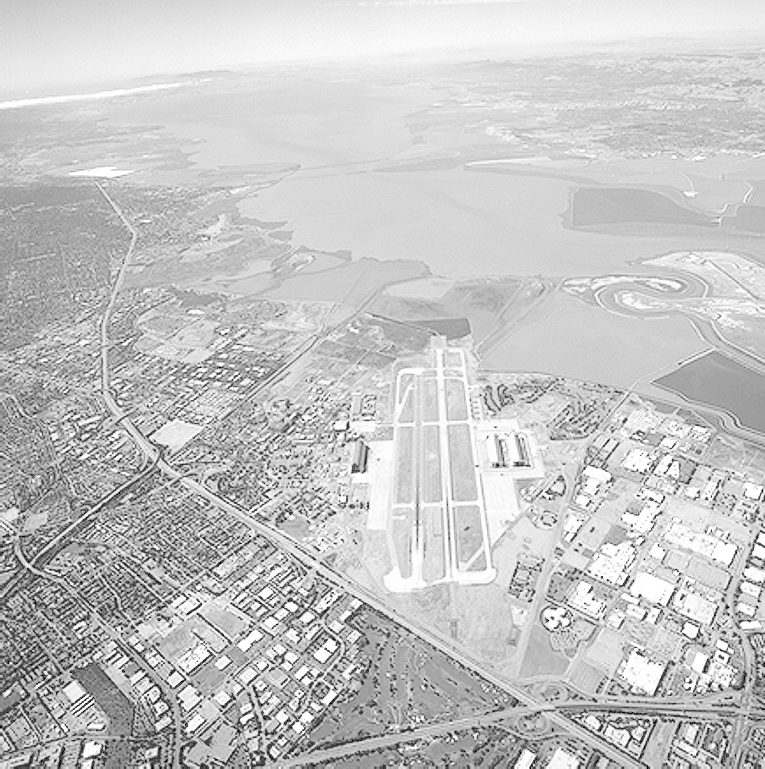
#> input picture images/runway.png, 765 x 769 px
$ python q3.py
#> lines starting #> are read from the running program, lines starting #| are printed output that depends on the picture
#> further down, img is the input picture: shape (769, 765); min 0, max 255, mean 197.1
import cv2
import numpy as np
import os
import matplotlib.pyplot as plt

# Paths (as per your structure)
BASE_DIR = os.path.dirname(os.path.dirname(__file__))
IMG_PATH = os.path.join(BASE_DIR, "images", "runway.png")
OUT_DIR = os.path.join(BASE_DIR, "outputs", "q3")

os.makedirs(OUT_DIR, exist_ok=True)

def histogram_equalization(img):
    # Flatten image
    flat = img.flatten()

    # Step 1: Histogram
    hist = np.bincount(flat, minlength=256)
#> hist = 256 values, max 15137 at index 213, min 0 at index 1, mean 2298

    # Step 2: Normalize histogram (PDF)
    pdf = hist / np.sum(hist)
#> pdf = 256 values, max 0.0257 at index 213, min 0 at index 1, mean 0.00391

    # Step 3: Cumulative Distribution Function (CDF)
    cdf = np.cumsum(pdf)
#> cdf = 256 values from 0.00149 to 1

    # Step 4: Mapping (scale to [0,255])
    cdf_scaled = np.round(cdf * 255).astype(np.uint8)
#> cdf_scaled = 256 values from 0 to 255

    # Step 5: Map original pixels
    equalized = cdf_scaled[flat]

    # Reshape back to image
    equalized_img = equalized.reshape(img.shape)
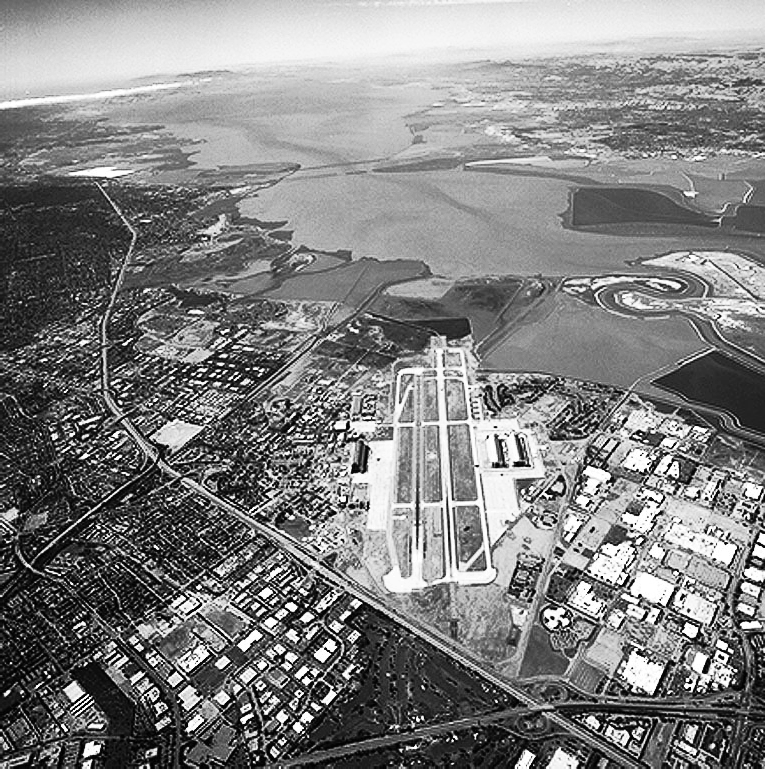
#> equalized_img: shape (769, 765); min 0, max 255, mean 128.8

    return equalized_img, hist, cdf

# Read image (grayscale)
img = cv2.imread(IMG_PATH, cv2.IMREAD_GRAYSCALE)

# Apply custom histogram equalization
eq_img, hist, cdf = histogram_equalization(img)
#> cdf = 256 values from 0.00149 to 1

# Save outputs
cv2.imwrite(os.path.join(OUT_DIR, "original.png"), img)
cv2.imwrite(os.path.join(OUT_DIR, "equalized.png"), eq_img)

# Plot histograms
plt.figure()
plt.hist(img.ravel(), bins=256)
plt.title("Original Histogram")
plt.savefig(os.path.join(OUT_DIR, "hist_original.png"))
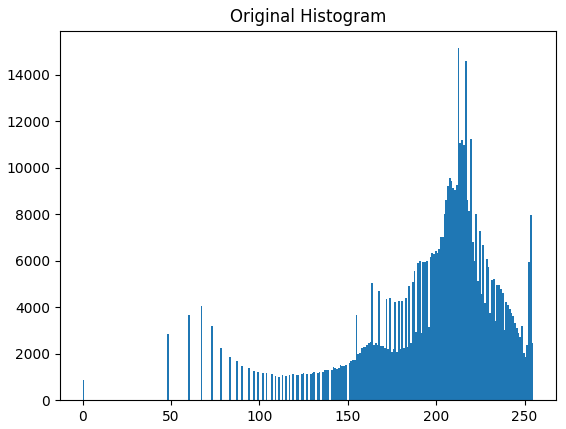
#> figure drawn by matplotlib, 1 panel; tallest bar 15137 high, from x = 212.2 to 213.2

plt.figure()
plt.hist(eq_img.ravel(), bins=256)
plt.title("Equalized Histogram")
plt.savefig(os.path.join(OUT_DIR, "hist_equalized.png"))
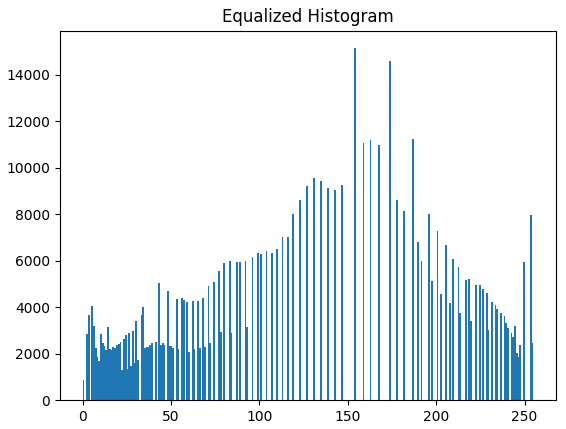
#> figure drawn by matplotlib, 1 panel; tallest bar 15137 high, from x = 153.4 to 154.4

print("Q3 completed. Outputs saved in:", OUT_DIR)
